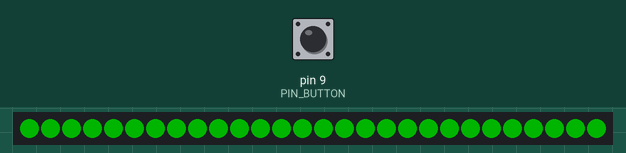
This sketch was run on a simulated Arduino Uno, built with avr-gcc and run on an emulated ATmega328P. Parts: 28 RGB LEDs in strip order, left to right. The test bench sets the inputs (shaded band); at power-on: pin 9 (PIN_BUTTON) HIGH. Dim RGB values are drawn brighter than linear.

Above: at 0.1 s.
4.3 s: pin 9 (PIN_BUTTON) pulled LOW for 0.15 s
At 4.36 s:
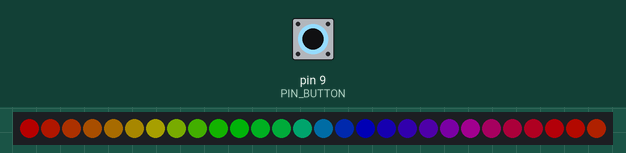
At 5.13 s:
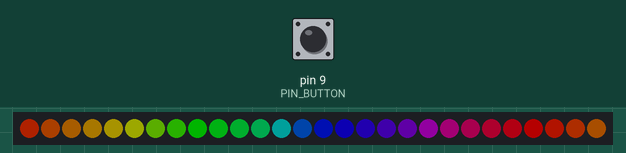

The sketch:

EllieStepPad.ino
```cpp
////////////////////////////////
///////NEW BOOT LOADER/////////
//////////////////////////////

#include <FastLED.h>

//4 strips of 7
#define NUM_LEDS 28
#define STRIP_LENGTH 7

//PIN for the leds
#define PIN_STRIP 10
#define PIN_BUTTON 9

//Define LEDS
CRGB leds[NUM_LEDS];

//type of LED
#define STRIP_TYPE WS2812
#define STRIP_COLOR_ORDER GRB

//In millisonds
const long TIMER_LENGTH = 15 * 1000;
const long RAINBOW_ANIMATION_SPEED_DELAY = 50;

long lastTimeWePressedTheButton = 0;

uint8_t hue = 0;
long lastTimeWeIncrementedHue = 0;

void setup()
{
    //register LEDS
    LEDS.addLeds<STRIP_TYPE, PIN_STRIP, STRIP_COLOR_ORDER>(leds, NUM_LEDS);

    //set brightness
    FastLED.setBrightness(63);

    //LOW means its being pressed
    pinMode(PIN_BUTTON, INPUT_PULLUP);

    //Random seed
    randomSeed(analogRead(0));

    fill(0, 255, 0);
    delay(3000);
    fill(0, 0, 0);
}

void loop()
{
    long ms = millis();

    if (digitalRead(PIN_BUTTON) == LOW)
    {
        lastTimeWePressedTheButton = (ms + TIMER_LENGTH);
    }

    if (ms > lastTimeWePressedTheButton)
    {
        fill(0, 0, 0);
    }
    else
    {

        rainbowAnimation();
    }
}

void rainbowAnimation()
{
    long ms = millis();
    if (ms > lastTimeWeIncrementedHue)
    {
        lastTimeWeIncrementedHue = (ms + RAINBOW_ANIMATION_SPEED_DELAY);
        fill_rainbow_fixed(leds, NUM_LEDS, hue, 10);
        FastLED.show();
        hue++;
        if (hue > 255)
        {
            hue = 0;
        }
    }
}

void fill(uint8_t r, uint8_t g, uint8_t b)
{
    fill(r, g, b, 0, NUM_LEDS);
}

void fill(uint8_t r, uint8_t g, uint8_t b, int start, int end)
{
    for (int i = start; i < end; i++)
    {
        leds[i] = CRGB(r, g, b);
    }
    FastLED.show();
}

//https://github.com/FastLED/FastLED/blob/11ed509736c6d88896f7680d1c4dfb9ff66667d9/colorutils.cpp
//Fixes an issue with a red pixel flickering
void fill_rainbow_fixed(struct CRGB *pFirstLED, int numToFill, uint8_t initialhue, uint8_t deltahue)
{
    CHSV hsv;
    hsv.hue = initialhue;
    hsv.val = 255;
    hsv.sat = 255;
    for (int i = 0; i < numToFill; i++)
    {
        pFirstLED[i] = hsv;
        hsv.hue += deltahue;
    }
}
```

Measured:
- after the input at 4.3 s, the LEDs: first change at once (image 1 shows a later state)
